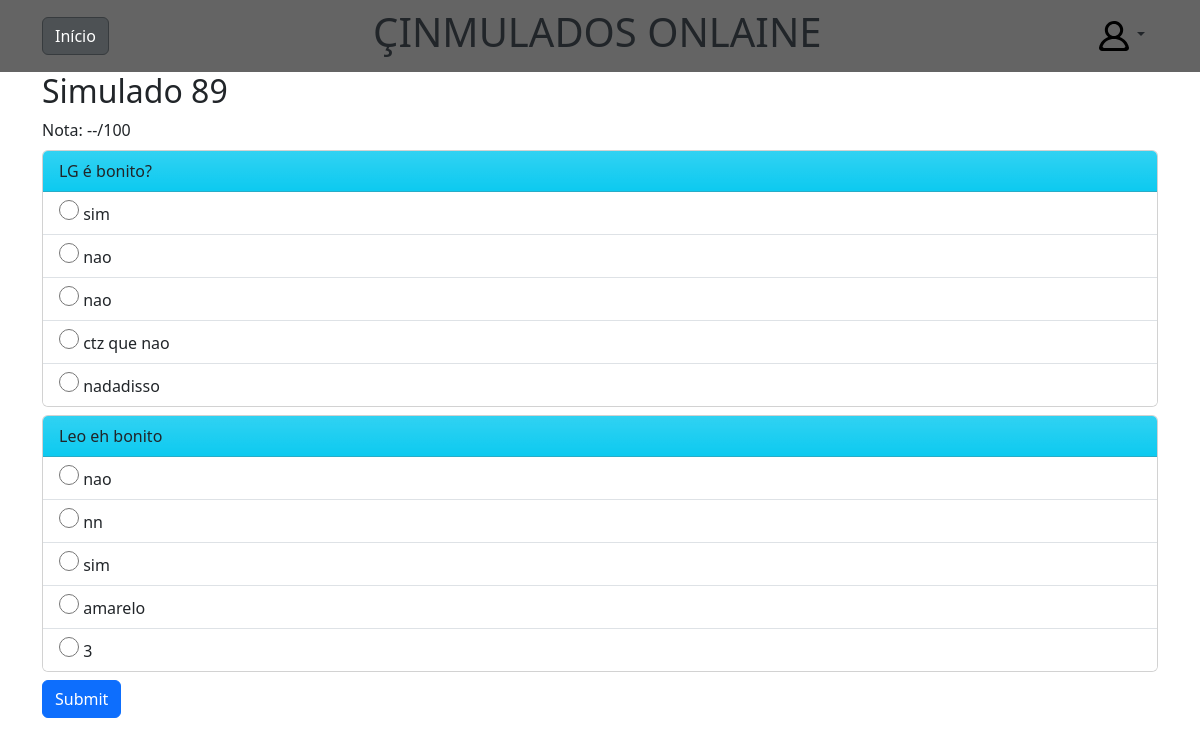
The app's page /test-details/34 with its own data.
### tests/models.py (models this page shows, shortened)
class Test(models.Model):
    title = models.CharField(max_length=60)
    theme = models.CharField(max_length=2, choices=THEME_CHOICE)
    questions = models.ManyToManyField(Question)
    class Meta:
        verbose_name = "Simulado"
        verbose_name_plural = "Simulados"

class Question(models.Model):
    title = models.CharField(max_length=400)
    class Meta:
        verbose_name = "Questão"
        verbose_name_plural = "Questões"

class Choice(models.Model):
    text = models.CharField(max_length=200)
    isRight = models.BooleanField(default=False)
    question = models.ForeignKey(Question, on_delete=models.CASCADE, related_name='choices')
    class Meta:
        verbose_name = "Alternativa"
        verbose_name_plural = "Alternativas"

### tests/views.py (the view)
# urls.py: path('test-details/<int:test_id>', views.test_details, name='test_details'),
def test_details(request, test_id):
    if request.method == 'POST':
        test = get_object_or_404(Test, pk=test_id)
        test_weight = 0
        partial_weight = 0
        selected_choices_ids = []
        for question in test.questions.all():
            selected_choice_id = request.POST.get(f'question_{question.id}')
            selected_choice = get_object_or_404(Choice, pk=selected_choice_id)
            selected_choices_ids.append(selected_choice_id)
            test_question_weight = TestQuestionWeight.objects.get(test=test, question = question)
            test_weight += test_question_weight.weight
            if selected_choice.isRight:
                partial_weight += test_question_weight.weight
        nota = partial_weight/test_weight
        nota = nota*100
        selected_choices_queryset = Choice.objects.filter(id__in=selected_choices_ids)
        context = {
            'test': test,
            'nota': int(nota),
            'selected_choices': selected_choices_queryset
        }
        return render(request, 'tests/results.html', context)
    else:
        test = get_object_or_404(Test.objects.prefetch_related('questions', 'questions__choices' ), pk=test_id)
        context = {
            'test': test
        }
        return render(request, 'tests/test-details.html', context)

### tests/templates/tests/test-details.html (shortened to what this page needs)
{% extends 'tests/base.html' %}
{% load static %}
{% block content %}
<div class="container">
    <div class="test-header">
        <h2>{{ test.title }}</h2>
        {%if nota >= 0%}
        <div class="nota-card">
            <div>Nota: {{nota}}/100</div>
        <div>
        {%else%}
        <div class="nota-card">
            <div>Nota: --/100</div>
        {%endif%}
    <form method="POST" action="{% url 'tests:test_details' test.id %}">
        {% for question in test.questions.all %}
            <div class="card card-question-details mt-2 mb-2">
                <div class="card-header bg-info bg-gradient">
                    {{ question.title }}
                </div>
                <ul class="list-group list-group-flush">
                    {% for choice in question.choices.all %}
                        {% if selected_choices%}
                            {% if choice in selected_choices and choice.isRight%}
                                <li class="list-group-item" style="background-color: rgb(26, 201, 70);">
                                    <input class="radio-choice" type="radio" name="question_{{ question.id }}" value="{{ choice.id }}" id="choice_{{ choice.id }}" required="true"
                                    >
                                    <label for="choice_{{ choice.id }}">{{ choice.text }}</label>
                                </li>
                            {%elif choice in selected_choices%}
                                <li class="list-group-item" style="background-color: rgb(173, 66, 47);">
                                    <input class="radio-choice" type="radio" name="question_{{ question.id }}" value="{{ choice.id }}" id="choice_{{ choice.id }}" required="true"
                                    >
                                    <label for="choice_{{ choice.id }}">{{ choice.text }}</label>
                                </li>
                            {%elif choice.isRight%}
                                <li class="list-group-item" style="background-color: rgb(26, 201, 70);">
                                    <input class="radio-choice" type="radio" name="question_{{ question.id }}" value="{{ choice.id }}" id="choice_{{ choice.id }}" required="true"
                                    >
                                    <label for="choice_{{ choice.id }}">{{ choice.text }}</label>
                                </li>
                            {% else %}
                                <li class="list-group-item">
                                    <input class="radio-choice" type="radio" name="question_{{ question.id }}" value="{{ choice.id }}" id="choice_{{ choice.id }}" required="true"
                                    >
                                    <label for="choice_{{ choice.id }}">{{ choice.text }}</label>
                                </li>
                            {% endif %}
                        {%else%}
                            <li class="list-group-item">
                                <input class="radio-choice" type="radio" name="question_{{ question.id }}" value="{{ choice.id }}" id="choice_{{ choice.id }}" required="true"
                                >
                                <label for="choice_{{ choice.id }}">{{ choice.text }}</label>
                            </li>
                        {% endif %}
                    {% endfor %}
                </ul>
            </div>
        {% endfor %}
        <button class="btn btn-primary" type="submit">Submit</button>
    </form>
</div>
{% endblock %}

### static/tests/css/main.css (style rules this page uses)
body { margin: 0; display: flex; flex-direction: column; }
.radio-choice { width: 20px; height: 20px; }

### records on screen
Test: title "Simulado 89"
Question: title "LG é bonito?"
Choice: text "sim"
Choice: text "nao"
Choice: text "nao"
Choice: text "ctz que nao"
Choice: text "nadadisso"
Question: title "Leo eh bonito"
Choice: text "nao"
Choice: text "nn"
Choice: text "sim"
Choice: text "amarelo"
Choice: text "3"
